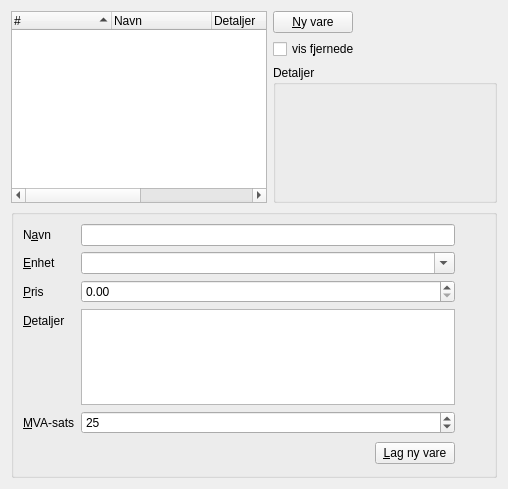
          <widget class="QWidget" name="TabPage">
           <attribute name="title">
            <string>&amp;Varer</string>
           </attribute>
           <layout class="QGridLayout" name="gridLayout_4">
            <item row="0" column="0" rowspan="3" colspan="2">
             <widget class="QTreeWidget" name="varerVareliste">
              <property name="sizePolicy">
               <sizepolicy hsizetype="MinimumExpanding" vsizetype="Expanding">
                <horstretch>1</horstretch>
                <verstretch>1</verstretch>
               </sizepolicy>
              </property>
              <property name="editTriggers">
               <set>QAbstractItemView::NoEditTriggers</set>
              </property>
              <property name="alternatingRowColors">
               <bool>true</bool>
              </property>
              <property name="rootIsDecorated">
               <bool>false</bool>
              </property>
              <property name="uniformRowHeights">
               <bool>true</bool>
              </property>
              <property name="itemsExpandable">
               <bool>false</bool>
              </property>
              <property name="sortingEnabled">
               <bool>true</bool>
              </property>
              <property name="animated">
               <bool>true</bool>
              </property>
              <property name="allColumnsShowFocus">
               <bool>true</bool>
              </property>
              <property name="expandsOnDoubleClick">
               <bool>false</bool>
              </property>
              <column>
               <property name="text">
                <string>#</string>
               </property>
              </column>
              <column>
               <property name="text">
                <string>Navn</string>
               </property>
              </column>
              <column>
               <property name="text">
                <string>Detaljer</string>
               </property>
              </column>
              <column>
               <property name="text">
                <string>Pris</string>
               </property>
              </column>
              <column>
               <property name="text">
                <string>Enhet</string>
               </property>
              </column>
             </widget>
            </item>
            <item row="1" column="2">
             <widget class="QCheckBox" name="varerVisFjernede">
              <property name="sizePolicy">
               <sizepolicy hsizetype="Fixed" vsizetype="Fixed">
                <horstretch>0</horstretch>
                <verstretch>0</verstretch>
               </sizepolicy>
              </property>
              <property name="text">
               <string>vis f&amp;jernede</string>
              </property>
              <property name="shortcut">
               <string>Alt+J</string>
              </property>
             </widget>
            </item>
            <item row="2" column="2">
             <widget class="QGroupBox" name="groupBox_4">
              <property name="sizePolicy">
               <sizepolicy hsizetype="Preferred" vsizetype="Preferred">
                <horstretch>0</horstretch>
                <verstretch>0</verstretch>
               </sizepolicy>
              </property>
              <property name="title">
               <string>Detaljer</string>
              </property>
              <layout class="QGridLayout" name="gridLayout_13">
               <item row="2" column="0">
                <widget class="QLabel" name="varerDetaljerTekst">
                 <property name="sizePolicy">
                  <sizepolicy hsizetype="Minimum" vsizetype="MinimumExpanding">
                   <horstretch>0</horstretch>
                   <verstretch>0</verstretch>
                  </sizepolicy>
                 </property>
                 <property name="minimumSize">
                  <size>
                   <width>200</width>
                   <height>0</height>
                  </size>
                 </property>
                 <property name="textFormat">
                  <enum>Qt::RichText</enum>
                 </property>
                 <property name="alignment">
                  <set>Qt::AlignLeading|Qt::AlignLeft|Qt::AlignTop</set>
                 </property>
                 <property name="wordWrap">
                  <bool>true</bool>
                 </property>
                </widget>
               </item>
              </layout>
             </widget>
            </item>
            <item row="3" column="0" colspan="3">
             <widget class="QGroupBox" name="varerInfo">
              <property name="title">
               <string/>
              </property>
              <property name="flat">
               <bool>true</bool>
              </property>
              <property name="checkable">
               <bool>false</bool>
              </property>
              <layout class="QGridLayout" name="gridLayout_3">
               <item row="0" column="1">
                <layout class="QVBoxLayout" name="verticalLayout_5">
                 <item>
                  <widget class="QLabel" name="varerInfoKryss">
                   <property name="minimumSize">
                    <size>
                     <width>24</width>
                     <height>24</height>
                    </size>
                   </property>
                   <property name="maximumSize">
                    <size>
                     <width>24</width>
                     <height>24</height>
                    </size>
                   </property>
                   <property name="text">
                    <string/>
                   </property>
                   <property name="pixmap">
                    <pixmap resource="../../faktura.qrc">:/pix/cross.svg</pixmap>
                   </property>
                   <property name="scaledContents">
                    <bool>true</bool>
                   </property>
                  </widget>
                 </item>
                 <item>
                  <spacer name="verticalSpacer">
                   <property name="orientation">
                    <enum>Qt::Vertical</enum>
                   </property>
                   <property name="sizeHint" stdset="0">
                    <size>
                     <width>20</width>
                     <height>40</height>
                    </size>
                   </property>
                  </spacer>
                 </item>
                </layout>
               </item>
               <item row="0" column="0">
                <layout class="QFormLayout" name="formLayout_3">
                 <property name="fieldGrowthPolicy">
                  <enum>QFormLayout::AllNonFixedFieldsGrow</enum>
                 </property>
                 <item row="0" column="0">
                  <widget class="QLabel" name="textLabel10">
                   <property name="text">
                    <string>N&amp;avn</string>
                   </property>
                   <property name="wordWrap">
                    <bool>false</bool>
                   </property>
                   <property name="buddy">
                    <cstring>varerInfoNavn</cstring>
                   </property>
                  </widget>
                 </item>
                 <item row="0" column="1">
                  <widget class="QLineEdit" name="varerInfoNavn"/>
                 </item>
                 <item row="1" column="0">
                  <widget class="QLabel" name="textLabel10_2">
                   <property name="text">
                    <string>&amp;Enhet</string>
                   </property>
                   <property name="wordWrap">
                    <bool>false</bool>
                   </property>
                   <property name="buddy">
                    <cstring>varerInfoEnhet</cstring>
                   </property>
                  </widget>
                 </item>
                 <item row="1" column="1">
                  <widget class="QComboBox" name="varerInfoEnhet">
                   <property name="sizePolicy">
                    <sizepolicy hsizetype="MinimumExpanding" vsizetype="Fixed">
                     <horstretch>1</horstretch>
                     <verstretch>0</verstretch>
                    </sizepolicy>
                   </property>
                   <property name="editable">
                    <bool>true</bool>
                   </property>
                   <property name="insertPolicy">
                    <enum>QComboBox::InsertAtCurrent</enum>
                   </property>
                  </widget>
                 </item>
                 <item row="2" column="0">
                  <widget class="QLabel" name="textLabel10_4">
                   <property name="text">
                    <string>&amp;Pris</string>
                   </property>
                   <property name="wordWrap">
                    <bool>false</bool>
                   </property>
                   <property name="buddy">
                    <cstring>varerInfoPris</cstring>
                   </property>
                  </widget>
                 </item>
                 <item row="2" column="1">
                  <widget class="QDoubleSpinBox" name="varerInfoPris">
                   <property name="sizePolicy">
                    <sizepolicy hsizetype="Expanding" vsizetype="Fixed">
                     <horstretch>7</horstretch>
                     <verstretch>0</verstretch>
                    </sizepolicy>
                   </property>
                   <property name="maximum">
                    <double>999999999.990000009536743</double>
                   </property>
                  </widget>
                 </item>
                 <item row="3" column="0">
                  <widget class="QLabel" name="textLabel10_3">
                   <property name="text">
                    <string>&amp;Detaljer</string>
                   </property>
                   <property name="wordWrap">
                    <bool>false</bool>
                   </property>
                   <property name="buddy">
                    <cstring>varerInfoDetaljer</cstring>
                   </property>
                  </widget>
                 </item>
                 <item row="3" column="1">
                  <widget class="QPlainTextEdit" name="varerInfoDetaljer">
                   <property name="maximumSize">
                    <size>
                     <width>16777215</width>
                     <height>96</height>
                    </size>
                   </property>
                   <property name="tabChangesFocus">
                    <bool>true</bool>
                   </property>
                  </widget>
                 </item>
                 <item row="4" column="0">
                  <widget class="QLabel" name="textLabel7_3">
                   <property name="text">
                    <string>&amp;MVA-sats</string>
                   </property>
                   <property name="wordWrap">
                    <bool>false</bool>
                   </property>
                   <property name="buddy">
                    <cstring>varerInfoMva</cstring>
                   </property>
                  </widget>
                 </item>
                 <item row="4" column="1">
                  <widget class="QSpinBox" name="varerInfoMva">
                   <property name="value">
                    <number>25</number>
                   </property>
                  </widget>
                 </item>
                </layout>
               </item>
               <item row="1" column="0">
                <layout class="QHBoxLayout" name="horizontalLayout_11">
                 <item>
                  <spacer name="horizontalSpacer_3">
                   <property name="orientation">
                    <enum>Qt::Horizontal</enum>
                   </property>
                   <property name="sizeType">
                    <enum>QSizePolicy::Expanding</enum>
                   </property>
                   <property name="sizeHint" stdset="0">
                    <size>
                     <width>248</width>
                     <height>26</height>
                    </size>
                   </property>
                  </spacer>
                 </item>
                 <item>
                  <widget class="QPushButton" name="varerInfoLegginn">
                   <property name="sizePolicy">
                    <sizepolicy hsizetype="Fixed" vsizetype="Fixed">
                     <horstretch>0</horstretch>
                     <verstretch>0</verstretch>
                    </sizepolicy>
                   </property>
                   <property name="text">
                    <string>&amp;Lag ny vare</string>
                   </property>
                   <property name="shortcut">
                    <string>Alt+L</string>
                   </property>
                  </widget>
                 </item>
                </layout>
               </item>
              </layout>
             </widget>
            </item>
            <item row="0" column="2">
             <widget class="QPushButton" name="varerNy">
              <property name="sizePolicy">
               <sizepolicy hsizetype="Fixed" vsizetype="Fixed">
                <horstretch>0</horstretch>
                <verstretch>0</verstretch>
               </sizepolicy>
              </property>
              <property name="text">
               <string>&amp;Ny vare</string>
              </property>
              <property name="shortcut">
               <string>Alt+N</string>
              </property>
             </widget>
            </item>
           </layout>
          </widget>
